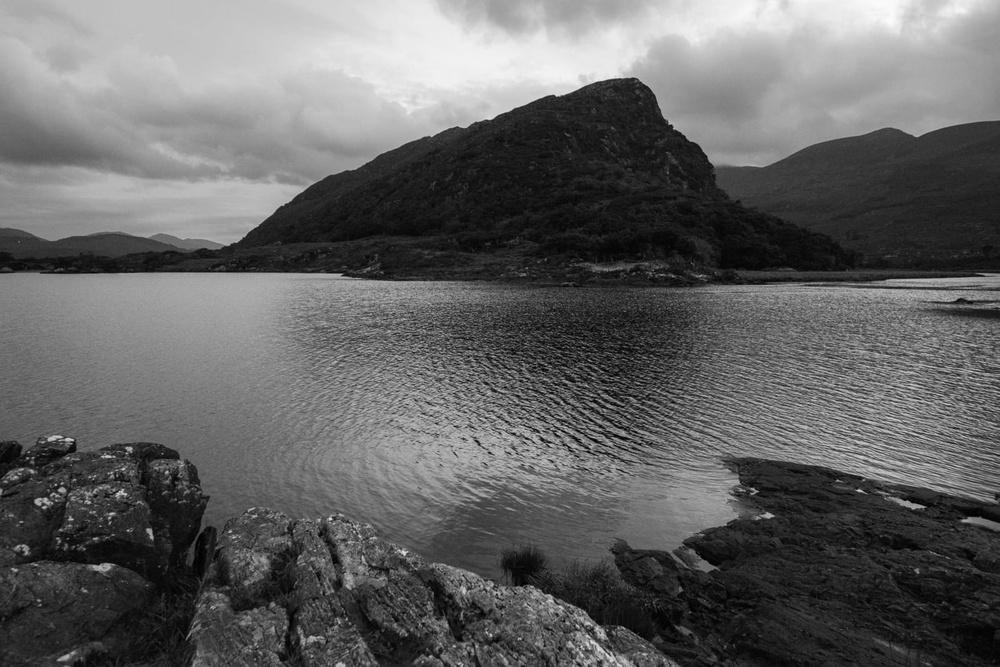
#> input picture CV_Filtering-main/image.jpg, 1000 x 667 px, shrunk from 1600 x 1067 before the run
$ python Filtering1.py
#> lines starting #> are read from the running program, lines starting #| are printed output that depends on the picture
import cv2
import matplotlib.pyplot as plt
import numpy as np
#function to display images
def show_comparison(original,blur3,blur5,blur7):
  plt.figure(figsize=(12,10))

  #original image
  plt.subplot(2,2,1)
  plt.imshow(original,cmap='gray')
  plt.title('Original Image')
  plt.axis('on')

  #3*3 kernal
  plt.subplot(2,2,2)
  plt.imshow(blur3,cmap='gray')
  plt.title("Average filter(3*3)")
  plt.axis('on')
  #5*5 kernal
  plt.subplot(2,2,3)
  plt.imshow(blur5,cmap='gray')
  plt.title("Average filter(5*5)")
  plt.axis('on')
  #7*7 kernel
  plt.subplot(2,2,4)
  plt.imshow(blur7,cmap='gray')
  plt.title("Average filter(7*7)")
  plt.axis('on')
  plt.tight_layout()
  plt.show()

  #read image in grayscale
img = cv2.imread('image.jpg',0)
#> img is the input picture: shape (667, 1000); min 0, max 252, mean 99.5
if img is None:
  print('Error: Could not read image')
else:
  kernel_3_3=np.ones((3,3),np.float32)/9
  kernel_5_5=np.ones((5,5),np.float32)/25
  kernel_7_7=np.ones((7,7),np.float32)/49

  #apply each kernel to the image using 2d convolution
  blur_3_3=cv2.filter2D(img,-1,kernel_3_3)
  blur_5_5=cv2.filter2D(img,-1,kernel_5_5)
  blur_7_7=cv2.filter2D(img,-1,kernel_7_7)
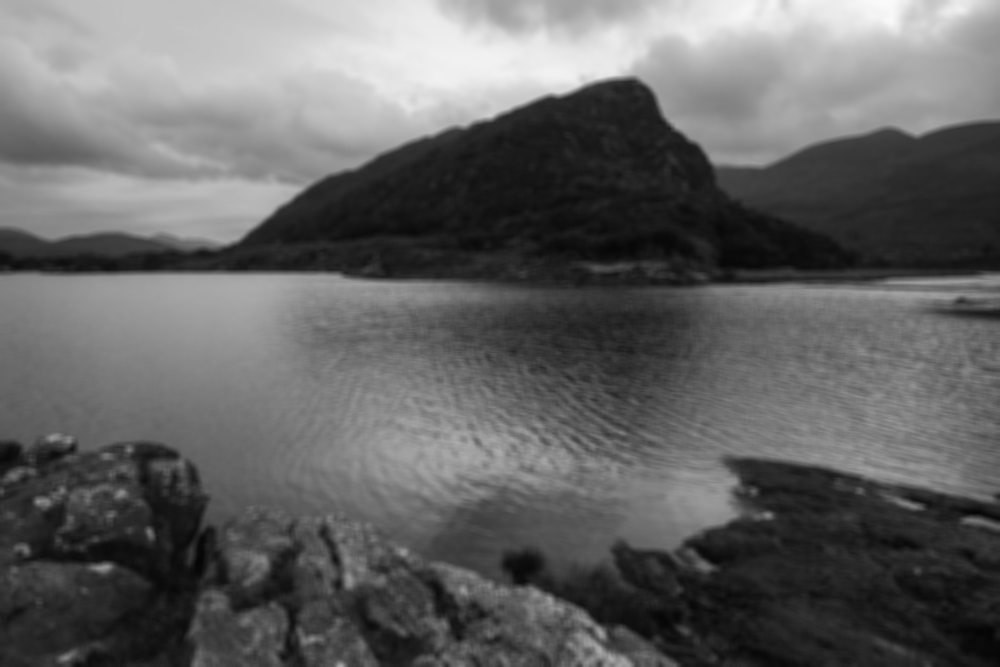
#> blur_7_7: shape (667, 1000); min 5, max 250, mean 99.5

  #display the original and blurred images for comparision
  show_comparison(img,blur_3_3,blur_5_5,blur_7_7)
#> in show_comparison, `plt.show()`:
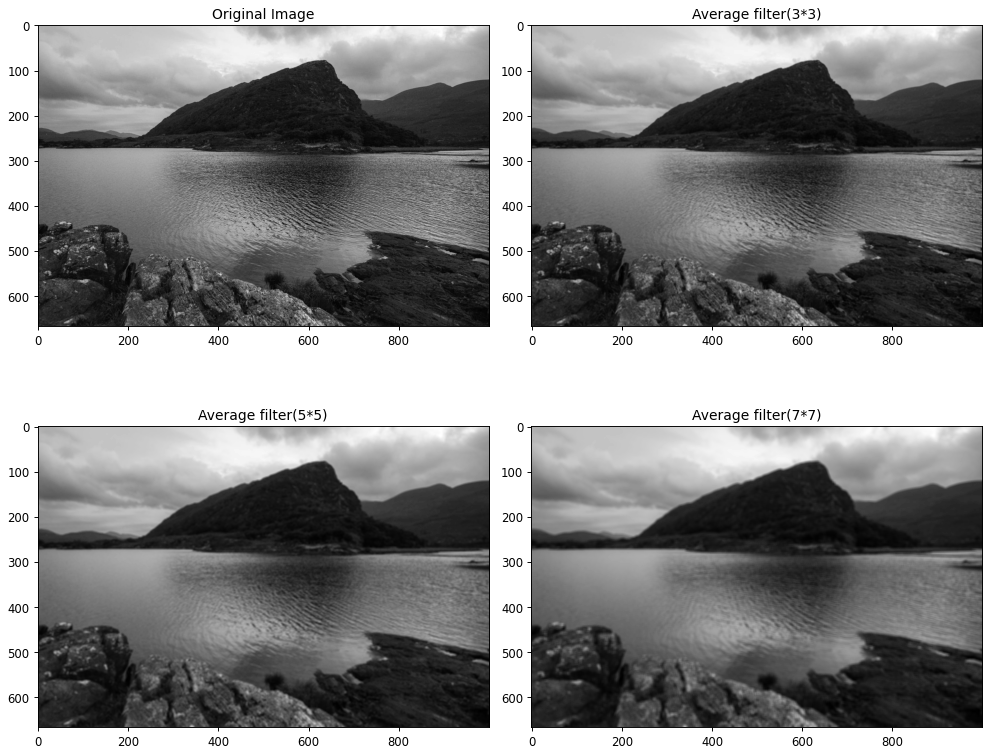
#> figure drawn by matplotlib, 4 panels
